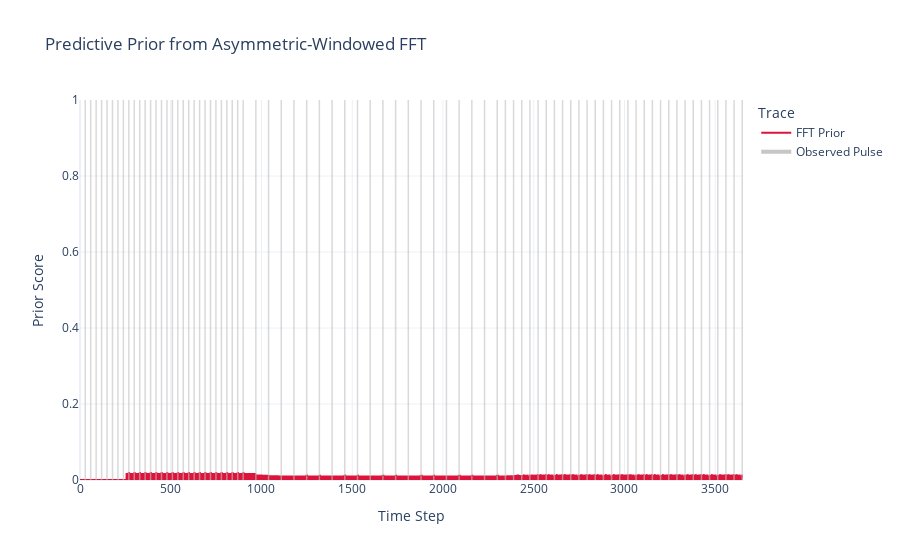

Source (notebook cell):
### Code cell
import numpy as np
import plotly.graph_objects as go
from collections import deque


class FftPriorFilter:
	"""
	Generates a predictive prior curve using a sliding, asymmetrically-windowed FFT.
	"""

	def __init__(self, window_size: int, tau: float):
		self.window_size = window_size
		self.exp_window = self._createExponentialWindow(window_size, tau)

	def _createExponentialWindow(self, size: int, tau: float):
		"""Creates an increasing exponential window from near 0 to 1."""
		x = np.arange(size) - (size - 1)
		window = np.exp(x / tau)
		return window

	def processSignal(self, signal: np.ndarray):
		"""Processes an entire signal and returns the predictive belief curve."""
		prior_output = np.zeros_like(signal, dtype=float)
		data_window = deque(maxlen=self.window_size)

		for t, value in enumerate(signal):
			if t < self.window_size:
				data_window.append(value)
				continue

			# 1. Apply the asymmetric window to the historical data.
			windowed_data = np.array(data_window) * self.exp_window

			# 2. Compute the FFT.
			fft_result = np.fft.rfft(windowed_data)
			magnitudes = np.abs(fft_result)

			# 3. Find the dominant frequency (ignoring the DC component at index 0).
			total_ac_power = np.sum(magnitudes[1:])
			if total_ac_power < 1e-6:
				prior_output[t] = 0.0	# No periodic signal found.
				data_window.append(value)
				continue

			peak_index = np.argmax(magnitudes[1:]) + 1
			peak_magnitude = magnitudes[peak_index]

			# 4. Calculate confidence and phase from the peak.
			confidence = peak_magnitude / total_ac_power
			phase = np.angle(fft_result[peak_index])

			# 5. Reconstruct the prior for the current time step 't'.
			# The real part of the FFT component represents `A*cos(phase)`.
			reconstructed_value = np.real(fft_result[peak_index]) / peak_magnitude
			prior_output[t] = confidence * max(0, reconstructed_value)

			# 6. Update the data window for the next iteration.
			data_window.append(value)

		return prior_output


# --- Main Execution ---
def generateSyntheticData(regimes, miss_prob=0.0, false_alarm_prob=0.0):
	# (Implementation unchanged)
	true_signal = []
	for num_events, period in regimes:
		for _ in range(num_events):
			true_signal.extend([0] * (period - 1))
			true_signal.append(1)
	true_signal = np.array(true_signal, dtype=int)
	if miss_prob == 0 and false_alarm_prob == 0:
		return true_signal, true_signal
	observed_signal = true_signal.copy()
	true_ones_indices = np.where(true_signal == 1)[0]
	miss_mask = np.random.rand(len(true_ones_indices)) < miss_prob
	observed_signal[true_ones_indices[miss_mask]] = 0
	true_zeros_indices = np.where(true_signal == 0)[0]
	false_alarm_mask = np.random.rand(len(true_zeros_indices)) < false_alarm_prob
	observed_signal[true_zeros_indices[false_alarm_mask]] = 1
	return observed_signal, true_signal


if __name__ == "__main__":
	SIGNAL_REGIMES = [
		(30, 30),
		(20, 70),
		(30, 45),
	]

	# Filter Parameters
	WINDOW_SIZE = 256	# A power of 2 is optimal for FFT.
	TAU = 64.0	# Time constant for the exponential window.

	# 1. Generate Data (with noise)
	observed_signal, true_signal = generateSyntheticData(
		SIGNAL_REGIMES, miss_prob=0, false_alarm_prob=0
	)

	# 2. Process with the FFT Filter
	fft_filter = FftPriorFilter(window_size=WINDOW_SIZE, tau=TAU)
	prior_curve = fft_filter.processSignal(observed_signal)

	# 3. Create interactive plot
	fig = go.Figure()
	timestamps = np.arange(len(observed_signal))

	fig.add_trace(
		go.Scatter(
			x=timestamps,
			y=prior_curve,
			mode="lines",
			name="FFT Prior",
			line=dict(color="crimson", width=2),
		)
	)

	observed_pulse_times = timestamps[observed_signal == 1]
	for t in observed_pulse_times:
		fig.add_shape(
			type="line",
			x0=t,
			y0=0,
			x1=t,
			y1=1,
			line=dict(color="rgba(192, 192, 192, 0.6)", width=1.5),
		)
	fig.add_trace(
		go.Scatter(
			x=[None],
			y=[None],
			mode="lines",
			name="Observed Pulse",
			line=dict(color="rgba(192, 192, 192, 0.9)", width=4),
		)
	)

	fig.update_layout(
		title="Predictive Prior from Asymmetric-Windowed FFT",
		xaxis_title="Time Step",
		yaxis_title="Prior Score",
		legend_title="Trace",
		template="plotly_white",
		yaxis_range=[0, 1],
	)

	fig.show()

### Figure 1 — Plotly figure (JSON) as saved in the notebook; plotly's stock layout.template omitted (floating-point values rounded to 4 significant figures; data arrays with more than 128 entries replaced by an {"elided": "..."} marker saying what was removed)
{"data": [{"line": {"color": "crimson", "width": 2}, "mode": "lines", "name": "FFT Prior", "type": "scatter", "x": {"elided": "3650 int values"}, "y": {"elided": "3650 float values"}}, {"line": {"color": "rgba(192, 192, 192, 0.9)", "width": 4}, "mode": "lines", "name": "Observed Pulse", "type": "scatter", "x": [null], "y": [null]}], "layout": {"legend": {"title": {"text": "Trace"}}, "shapes": [{"line": {"color": "rgba(192, 192, 192, 0.6)", "width": 1.5}, "type": "line", "x0": 29, "x1": 29, "y0": 0, "y1": 1}, {"line": {"color": "rgba(192, 192, 192, 0.6)", "width": 1.5}, "type": "line", "x0": 59, "x1": 59, "y0": 0, "y1": 1}, {"line": {"color": "rgba(192, 192, 192, 0.6)", "width": 1.5}, "type": "line", "x0": 89, "x1": 89, "y0": 0, "y1": 1}, {"line": {"color": "rgba(192, 192, 192, 0.6)", "width": 1.5}, "type": "line", "x0": 119, "x1": 119, "y0": 0, "y1": 1}, {"line": {"color": "rgba(192, 192, 192, 0.6)", "width": 1.5}, "type": "line", "x0": 149, "x1": 149, "y0": 0, "y1": 1}, {"line": {"color": "rgba(192, 192, 192, 0.6)", "width": 1.5}, "type": "line", "x0": 179, "x1": 179, "y0": 0, "y1": 1}, {"line": {"color": "rgba(192, 192, 192, 0.6)", "width": 1.5}, "type": "line", "x0": 209, "x1": 209, "y0": 0, "y1": 1}, {"line": {"color": "rgba(192, 192, 192, 0.6)", "width": 1.5}, "type": "line", "x0": 239, "x1": 239, "y0": 0, "y1": 1}, {"line": {"color": "rgba(192, 192, 192, 0.6)", "width": 1.5}, "type": "line", "x0": 269, "x1": 269, "y0": 0, "y1": 1}, {"line": {"color": "rgba(192, 192, 192, 0.6)", "width": 1.5}, "type": "line", "x0": 299, "x1": 299, "y0": 0, "y1": 1}, {"line": {"color": "rgba(192, 192, 192, 0.6)", "width": 1.5}, "type": "line", "x0": 329, "x1": 329, "y0": 0, "y1": 1}, {"line": {"color": "rgba(192, 192, 192, 0.6)", "width": 1.5}, "type": "line", "x0": 359, "x1": 359, "y0": 0, "y1": 1}, {"line": {"color": "rgba(192, 192, 192, 0.6)", "width": 1.5}, "type": "line", "x0": 389, "x1": 389, "y0": 0, "y1": 1}, {"line": {"color": "rgba(192, 192, 192, 0.6)", "width": 1.5}, "type": "line", "x0": 419, "x1": 419, "y0": 0, "y1": 1}, {"line": {"color": "rgba(192, 192, 192, 0.6)", "width": 1.5}, "type": "line", "x0": 449, "x1": 449, "y0": 0, "y1": 1}, {"line": {"color": "rgba(192, 192, 192, 0.6)", "width": 1.5}, "type": "line", "x0": 479, "x1": 479, "y0": 0, "y1": 1}, {"line": {"color": "rgba(192, 192, 192, 0.6)", "width": 1.5}, "type": "line", "x0": 509, "x1": 509, "y0": 0, "y1": 1}, {"line": {"color": "rgba(192, 192, 192, 0.6)", "width": 1.5}, "type": "line", "x0": 539, "x1": 539, "y0": 0, "y1": 1}, {"line": {"color": "rgba(192, 192, 192, 0.6)", "width": 1.5}, "type": "line", "x0": 569, "x1": 569, "y0": 0, "y1": 1}, {"line": {"color": "rgba(192, 192, 192, 0.6)", "width": 1.5}, "type": "line", "x0": 599, "x1": 599, "y0": 0, "y1": 1}, {"line": {"color": "rgba(192, 192, 192, 0.6)", "width": 1.5}, "type": "line", "x0": 629, "x1": 629, "y0": 0, "y1": 1}, {"line": {"color": "rgba(192, 192, 192, 0.6)", "width": 1.5}, "type": "line", "x0": 659, "x1": 659, "y0": 0, "y1": 1}, {"line": {"color": "rgba(192, 192, 192, 0.6)", "width": 1.5}, "type": "line", "x0": 689, "x1": 689, "y0": 0, "y1": 1}, {"line": {"color": "rgba(192, 192, 192, 0.6)", "width": 1.5}, "type": "line", "x0": 719, "x1": 719, "y0": 0, "y1": 1}, {"line": {"color": "rgba(192, 192, 192, 0.6)", "width": 1.5}, "type": "line", "x0": 749, "x1": 749, "y0": 0, "y1": 1}, {"line": {"color": "rgba(192, 192, 192, 0.6)", "width": 1.5}, "type": "line", "x0": 779, "x1": 779, "y0": 0, "y1": 1}, {"line": {"color": "rgba(192, 192, 192, 0.6)", "width": 1.5}, "type": "line", "x0": 809, "x1": 809, "y0": 0, "y1": 1}, {"line": {"color": "rgba(192, 192, 192, 0.6)", "width": 1.5}, "type": "line", "x0": 839, "x1": 839, "y0": 0, "y1": 1}, {"line": {"color": "rgba(192, 192, 192, 0.6)", "width": 1.5}, "type": "line", "x0": 869, "x1": 869, "y0": 0, "y1": 1}, {"line": {"color": "rgba(192, 192, 192, 0.6)", "width": 1.5}, "type": "line", "x0": 899, "x1": 899, "y0": 0, "y1": 1}, {"line": {"color": "rgba(192, 192, 192, 0.6)", "width": 1.5}, "type": "line", "x0": 969, "x1": 969, "y0": 0, "y1": 1}, {"line": {"color": "rgba(192, 192, 192, 0.6)", "width": 1.5}, "type": "line", "x0": 1039, "x1": 1039, "y0": 0, "y1": 1}, {"line": {"color": "rgba(192, 192, 192, 0.6)", "width": 1.5}, "type": "line", "x0": 1109, "x1": 1109, "y0": 0, "y1": 1}, {"line": {"color": "rgba(192, 192, 192, 0.6)", "width": 1.5}, "type": "line", "x0": 1179, "x1": 1179, "y0": 0, "y1": 1}, {"line": {"color": "rgba(192, 192, 192, 0.6)", "width": 1.5}, "type": "line", "x0": 1249, "x1": 1249, "y0": 0, "y1": 1}, {"line": {"color": "rgba(192, 192, 192, 0.6)", "width": 1.5}, "type": "line", "x0": 1319, "x1": 1319, "y0": 0, "y1": 1}, {"line": {"color": "rgba(192, 192, 192, 0.6)", "width": 1.5}, "type": "line", "x0": 1389, "x1": 1389, "y0": 0, "y1": 1}, {"line": {"color": "rgba(192, 192, 192, 0.6)", "width": 1.5}, "type": "line", "x0": 1459, "x1": 1459, "y0": 0, "y1": 1}, {"line": {"color": "rgba(192, 192, 192, 0.6)", "width": 1.5}, "type": "line", "x0": 1529, "x1": 1529, "y0": 0, "y1": 1}, {"line": {"color": "rgba(192, 192, 192, 0.6)", "width": 1.5}, "type": "line", "x0": 1599, "x1": 1599, "y0": 0, "y1": 1}, {"line": {"color": "rgba(192, 192, 192, 0.6)", "width": 1.5}, "type": "line", "x0": 1669, "x1": 1669, "y0": 0, "y1": 1}, {"line": {"color": "rgba(192, 192, 192, 0.6)", "width": 1.5}, "type": "line", "x0": 1739, "x1": 1739, "y0": 0, "y1": 1}, {"line": {"color": "rgba(192, 192, 192, 0.6)", "width": 1.5}, "type": "line", "x0": 1809, "x1": 1809, "y0": 0, "y1": 1}, {"line": {"color": "rgba(192, 192, 192, 0.6)", "width": 1.5}, "type": "line", "x0": 1879, "x1": 1879, "y0": 0, "y1": 1}, {"line": {"color": "rgba(192, 192, 192, 0.6)", "width": 1.5}, "type": "line", "x0": 1949, "x1": 1949, "y0": 0, "y1": 1}, {"line": {"color": "rgba(192, 192, 192, 0.6)", "width": 1.5}, "type": "line", "x0": 2019, "x1": 2019, "y0": 0, "y1": 1}, {"line": {"color": "rgba(192, 192, 192, 0.6)", "width": 1.5}, "type": "line", "x0": 2089, "x1": 2089, "y0": 0, "y1": 1}, {"line": {"color": "rgba(192, 192, 192, 0.6)", "width": 1.5}, "type": "line", "x0": 2159, "x1": 2159, "y0": 0, "y1": 1}, {"line": {"color": "rgba(192, 192, 192, 0.6)", "width": 1.5}, "type": "line", "x0": 2229, "x1": 2229, "y0": 0, "y1": 1}, {"line": {"color": "rgba(192, 192, 192, 0.6)", "width": 1.5}, "type": "line", "x0": 2299, "x1": 2299, "y0": 0, "y1": 1}, {"line": {"color": "rgba(192, 192, 192, 0.6)", "width": 1.5}, "type": "line", "x0": 2344, "x1": 2344, "y0": 0, "y1": 1}, {"line": {"color": "rgba(192, 192, 192, 0.6)", "width": 1.5}, "type": "line", "x0": 2389, "x1": 2389, "y0": 0, "y1": 1}, {"line": {"color": "rgba(192, 192, 192, 0.6)", "width": 1.5}, "type": "line", "x0": 2434, "x1": 2434, "y0": 0, "y1": 1}, {"line": {"color": "rgba(192, 192, 192, 0.6)", "width": 1.5}, "type": "line", "x0": 2479, "x1": 2479, "y0": 0, "y1": 1}, {"line": {"color": "rgba(192, 192, 192, 0.6)", "width": 1.5}, "type": "line", "x0": 2524, "x1": 2524, "y0": 0, "y1": 1}, {"line": {"color": "rgba(192, 192, 192, 0.6)", "width": 1.5}, "type": "line", "x0": 2569, "x1": 2569, "y0": 0, "y1": 1}, {"line": {"color": "rgba(192, 192, 192, 0.6)", "width": 1.5}, "type": "line", "x0": 2614, "x1": 2614, "y0": 0, "y1": 1}, {"line": {"color": "rgba(192, 192, 192, 0.6)", "width": 1.5}, "type": "line", "x0": 2659, "x1": 2659, "y0": 0, "y1": 1}, {"line": {"color": "rgba(192, 192, 192, 0.6)", "width": 1.5}, "type": "line", "x0": 2704, "x1": 2704, "y0": 0, "y1": 1}, {"line": {"color": "rgba(192, 192, 192, 0.6)", "width": 1.5}, "type": "line", "x0": 2749, "x1": 2749, "y0": 0, "y1": 1}, {"line": {"color": "rgba(192, 192, 192, 0.6)", "width": 1.5}, "type": "line", "x0": 2794, "x1": 2794, "y0": 0, "y1": 1}, {"line": {"color": "rgba(192, 192, 192, 0.6)", "width": 1.5}, "type": "line", "x0": 2839, "x1": 2839, "y0": 0, "y1": 1}, {"line": {"color": "rgba(192, 192, 192, 0.6)", "width": 1.5}, "type": "line", "x0": 2884, "x1": 2884, "y0": 0, "y1": 1}, {"line": {"color": "rgba(192, 192, 192, 0.6)", "width": 1.5}, "type": "line", "x0": 2929, "x1": 2929, "y0": 0, "y1": 1}, {"line": {"color": "rgba(192, 192, 192, 0.6)", "width": 1.5}, "type": "line", "x0": 2974, "x1": 2974, "y0": 0, "y1": 1}, {"line": {"color": "rgba(192, 192, 192, 0.6)", "width": 1.5}, "type": "line", "x0": 3019, "x1": 3019, "y0": 0, "y1": 1}, {"line": {"color": "rgba(192, 192, 192, 0.6)", "width": 1.5}, "type": "line", "x0": 3064, "x1": 3064, "y0": 0, "y1": 1}, {"line": {"color": "rgba(192, 192, 192, 0.6)", "width": 1.5}, "type": "line", "x0": 3109, "x1": 3109, "y0": 0, "y1": 1}, {"line": {"color": "rgba(192, 192, 192, 0.6)", "width": 1.5}, "type": "line", "x0": 3154, "x1": 3154, "y0": 0, "y1": 1}, {"line": {"color": "rgba(192, 192, 192, 0.6)", "width": 1.5}, "type": "line", "x0": 3199, "x1": 3199, "y0": 0, "y1": 1}, {"line": {"color": "rgba(192, 192, 192, 0.6)", "width": 1.5}, "type": "line", "x0": 3244, "x1": 3244, "y0": 0, "y1": 1}, {"line": {"color": "rgba(192, 192, 192, 0.6)", "width": 1.5}, "type": "line", "x0": 3289, "x1": 3289, "y0": 0, "y1": 1}, {"line": {"color": "rgba(192, 192, 192, 0.6)", "width": 1.5}, "type": "line", "x0": 3334, "x1": 3334, "y0": 0, "y1": 1}, {"line": {"color": "rgba(192, 192, 192, 0.6)", "width": 1.5}, "type": "line", "x0": 3379, "x1": 3379, "y0": 0, "y1": 1}, {"line": {"color": "rgba(192, 192, 192, 0.6)", "width": 1.5}, "type": "line", "x0": 3424, "x1": 3424, "y0": 0, "y1": 1}, {"line": {"color": "rgba(192, 192, 192, 0.6)", "width": 1.5}, "type": "line", "x0": 3469, "x1": 3469, "y0": 0, "y1": 1}, {"line": {"color": "rgba(192, 192, 192, 0.6)", "width": 1.5}, "type": "line", "x0": 3514, "x1": 3514, "y0": 0, "y1": 1}, {"line": {"color": "rgba(192, 192, 192, 0.6)", "width": 1.5}, "type": "line", "x0": 3559, "x1": 3559, "y0": 0, "y1": 1}, {"line": {"color": "rgba(192, 192, 192, 0.6)", "width": 1.5}, "type": "line", "x0": 3604, "x1": 3604, "y0": 0, "y1": 1}, {"line": {"color": "rgba(192, 192, 192, 0.6)", "width": 1.5}, "type": "line", "x0": 3649, "x1": 3649, "y0": 0, "y1": 1}], "title": {"text": "Predictive Prior from Asymmetric-Windowed FFT"}, "xaxis": {"title": {"text": "Time Step"}}, "yaxis": {"range": [0, 1], "title": {"text": "Prior Score"}}}}
